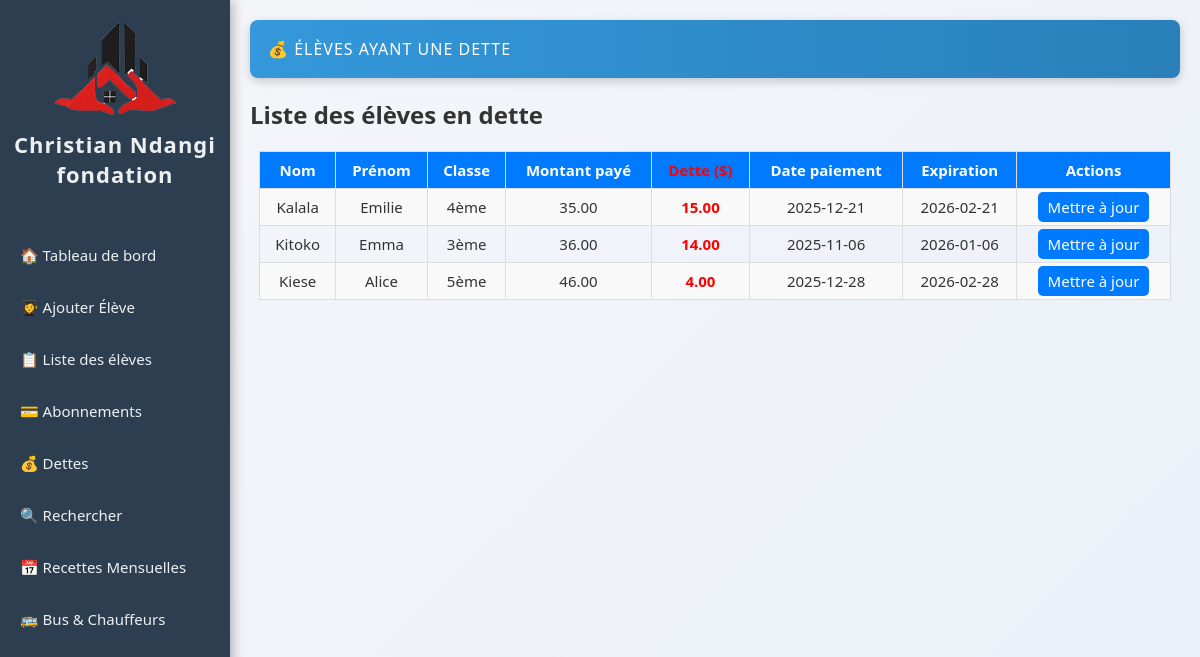
Page /.history/dette_20251112194639.php on the committed database.
### tables this page shows
CREATE TABLE `abonnements` (
  `id` int(11) NOT NULL AUTO_INCREMENT,
  `eleve_id` int(11) NOT NULL,
  `montant` decimal(10,2) NOT NULL,
  `date_paiement` date NOT NULL,
  `date_expiration` date NOT NULL,
  `dette` decimal(10,2) DEFAULT 0.00,
  PRIMARY KEY (`id`),
  KEY `eleve_id` (`eleve_id`),
  CONSTRAINT `abonnements_ibfk_1` FOREIGN KEY (`eleve_id`) REFERENCES `eleves` (`id`) ON DELETE CASCADE
);

CREATE TABLE `eleves` (
  `id` int(11) NOT NULL AUTO_INCREMENT,
  `nom` varchar(50) NOT NULL,
  `postnom` varchar(50) DEFAULT NULL,
  `prenom` varchar(50) NOT NULL,
  `avenue` varchar(100) DEFAULT NULL,
  `quartier` enum('Salongo','Gombele','Madrendele') DEFAULT NULL,
  `commune` enum('Lemba','Matete','Ngaba') DEFAULT NULL,
  `ecole` varchar(100) DEFAULT NULL,
  `cycle` enum('Maternelle','Primaire','Secondaire','Humanité') DEFAULT NULL,
  `classe` varchar(50) DEFAULT NULL,
  `age` int(11) DEFAULT NULL,
  `sexe` enum('M','F') DEFAULT NULL,
  `point_arret` enum('Kamutsha','Kilidja','Garage','Igota Nzambi','Musudja','Station Salongo','Route ByPass','Route Biangana') DEFAULT NULL,
  `parent_nom` varchar(100) DEFAULT NULL,
  `parent_tel` varchar(10) DEFAULT NULL,
  `date_ajout` datetime DEFAULT current_timestamp(),
  PRIMARY KEY (`id`)
);

### .history/dette_20251112194639.php (the view, shortened to what this page needs)
<?php
require 'db/database.php';
$stmt = $pdo->query("
    SELECT e.*,
           a.montant, a.date_paiement, a.date_expiration, a.dette
    FROM eleves e
    LEFT JOIN abonnements a ON e.id = a.eleve_id
    WHERE a.dette > 0
    ORDER BY a.dette DESC
");
$eleves = $stmt->fetchAll(PDO::FETCH_ASSOC);
?>
<!DOCTYPE html>
<html lang="fr">
<head>
    <link rel="stylesheet" href="css/style.css">
</head>
<body>
    <?php include 'sidebar.php'; ?>
    <div class="main-content">
        <header>💰 Élèves ayant une dette</header>
        <h2>Liste des élèves en dette</h2>
        <table>
            <tr>
                <th>Nom</th>
                <th>Prénom</th>
                <th>Classe</th>
                <th>Montant payé</th>
                <th class="dette">Dette ($)</th>
                <th>Date paiement</th>
                <th>Expiration</th>
                <th>Actions</th>
            </tr>
            <?php if (!empty($eleves)): ?>
                <?php foreach ($eleves as $e): ?>
                <tr>
                    <td><?= htmlspecialchars($e['nom']) ?></td>
                    <td><?= htmlspecialchars($e['prenom']) ?></td>
                    <td><?= htmlspecialchars($e['classe']) ?></td>
                    <td><?= $e['montant'] ?? 0 ?></td>
                    <td class="dette"><?= $e['dette'] ?? 0 ?></td>
                    <td><?= $e['date_paiement'] ?? '-' ?></td>
                    <td><?= $e['date_expiration'] ?? '-' ?></td>
                    <td>
                        <a class="btn" href="gerer_abonnement.php?eleve_id=<?= $e['id'] ?>">Mettre à jour</a>
                    </td>
                </tr>
                <?php endforeach; ?>
            <?php else: ?>
                <tr><td colspan="8">✅ Aucun élève n’a de dette pour le moment.</td></tr>
            <?php endif; ?>
        </table>
    </div>
</body>
</html>

### css/style.css (style rules this page uses)
* { box-sizing: border-box; margin: 0; padding: 0; transition: all 0.3s ease-in-out; }
body { font-family: "Segoe UI", Arial, sans-serif; background: linear-gradient(135deg, #f5f6fa 0%, #eaf0f8 100%); display: flex; min-height: 100vh; color: #333; overflow-x: hidden; }
.main-content { margin-left: 230px; width: calc(100% - 230px); padding: 20px; animation: fadeIn 0.6s ease-in-out; }
header { background: linear-gradient(90deg, #3498db, #2980b9); color: white; padding: 18px; border-radius: 8px; margin-bottom: 20px; box-shadow: 0 3px 10px rgba(0,0,0,0.2); text-transform: uppercase; letter-spacing: 1px; }
table { width: 100%; border-collapse: collapse; margin-top: 20px; animation: fadeIn 0.6s ease; }
table, th, td { border: 1px solid #ddd; transition: all 0.3s ease; }
th, td { padding: 12px; text-align: center; transition: background 0.3s, transform 0.3s; }
th { background-color: #2c3e50; color: white; }

### .history/dette_20251112194639.php (style rules this page uses)
table { width: 98%; margin: 20px auto; border-collapse: collapse; font-size: 15px; }
th, td { border: 1px solid #ddd; padding: 8px 10px; text-align: center; white-space: nowrap; }
th { background-color: #007BFF; color: white; }
tr:nth-child(even) { background-color: #f9f9f9; }
.btn { padding: 5px 10px; background: #007BFF; color: white; border-radius: 5px; text-decoration: none; }
.dette { color: red; font-weight: bold; }

### rows in the picture
abonnements: eleve.nom "Kalala", eleve.prenom "Emilie", eleve.classe "4ème", montant "35.00", dette "15.00", date_paiement "2025-12-21", date_expiration "2026-02-21"
abonnements: eleve.nom "Kitoko", eleve.prenom "Emma", eleve.classe "3ème", montant "36.00", dette "14.00", date_paiement "2025-11-06", date_expiration "2026-01-06"
abonnements: eleve.nom "Kiese", eleve.prenom "Alice", eleve.classe "5ème", montant "46.00", dette "4.00", date_paiement "2025-12-28", date_expiration "2026-02-28"
